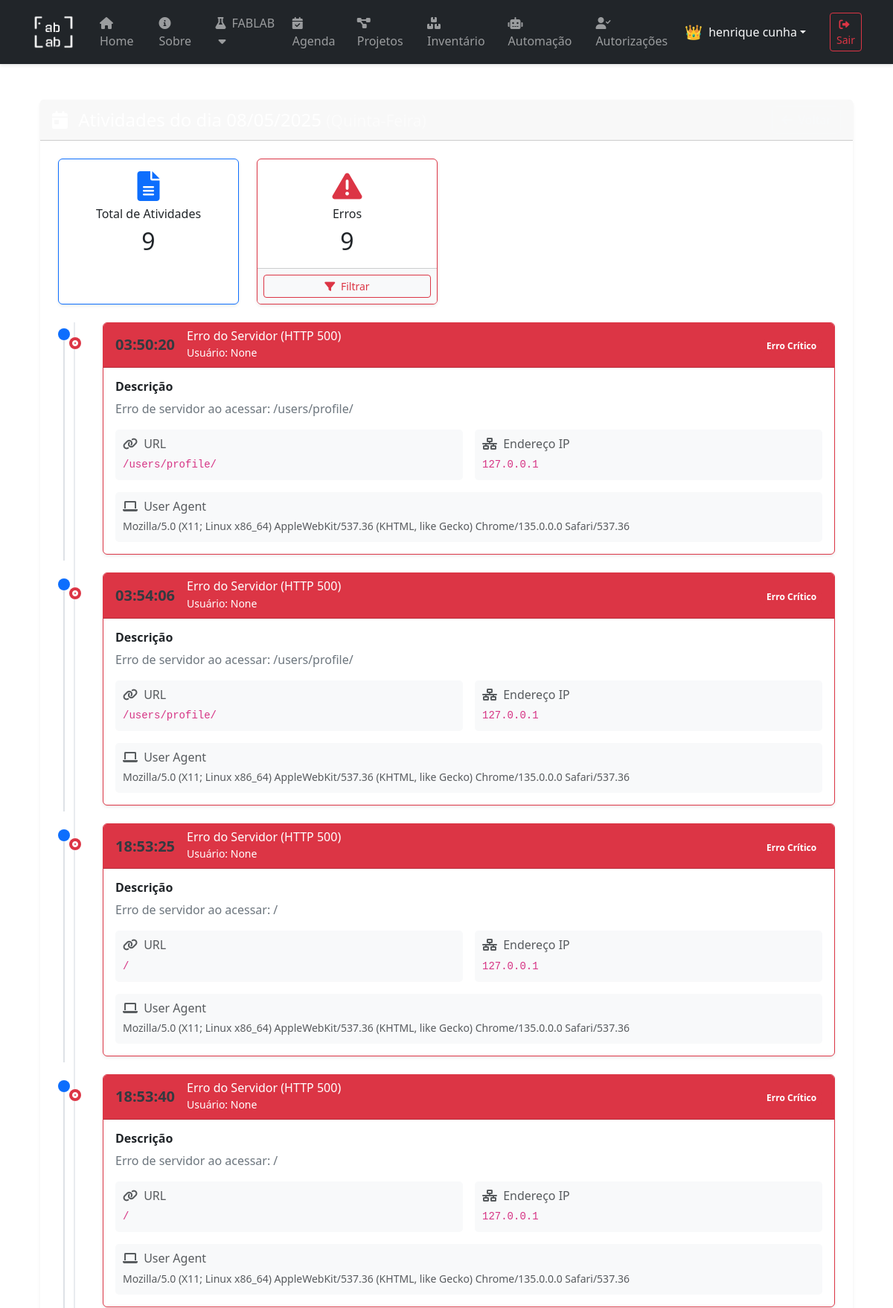
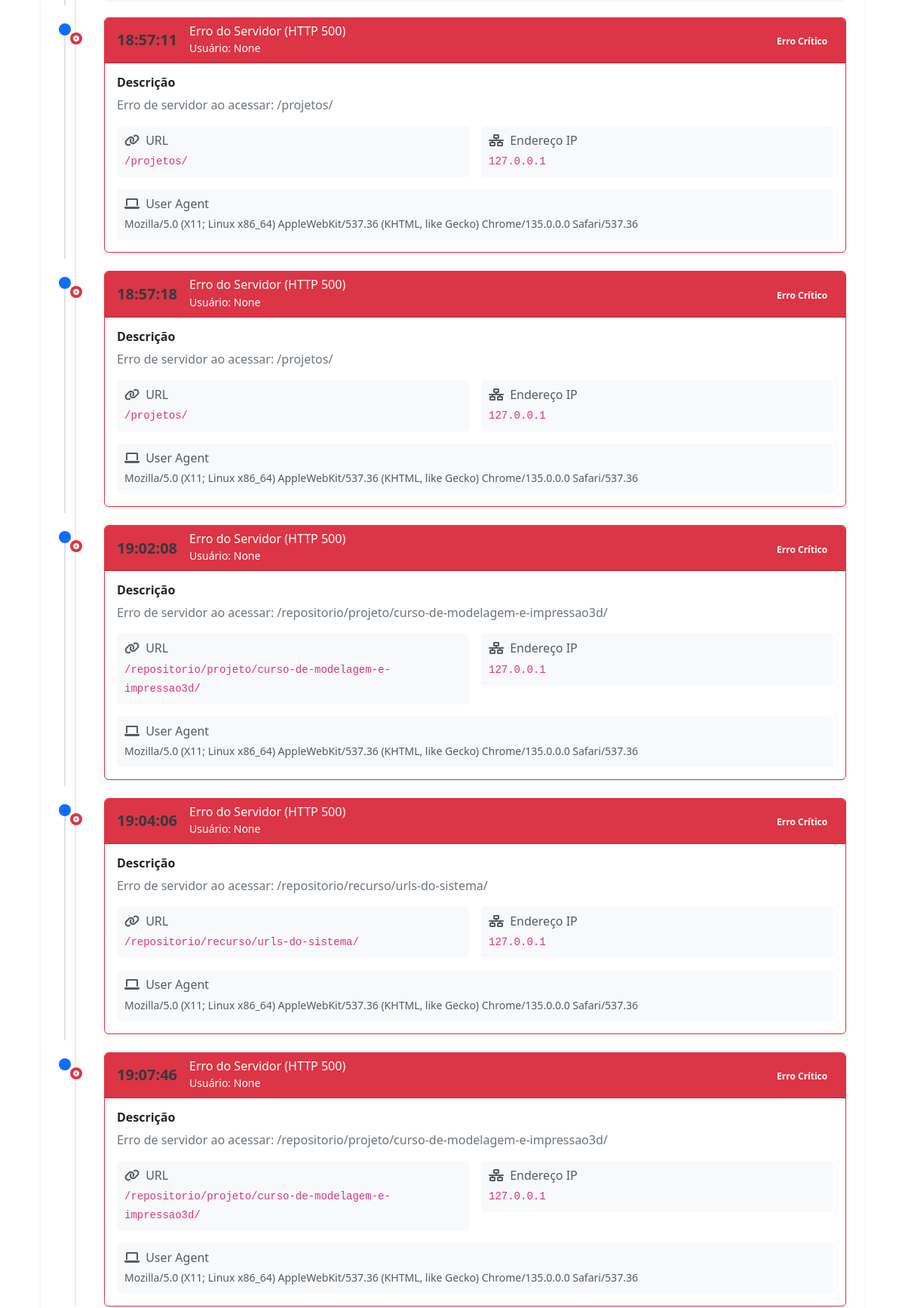
The page /logs/log/8/5/2025/ (signed in, upper part) on the database its author committed (2 pictures, top to bottom).
### users/models.py (models this page shows, shortened)
class CustomUser(AbstractUser):
    username = None
    first_name = models.CharField(_("first name"), max_length=150, blank=False)
    last_name = models.CharField(_("last name"), max_length=150, blank=False)
    email = models.EmailField(_("email address"), blank=False, unique=True,
                              error_messages={"unique": _("Um usuário com este email já está cadastrado.")})
    id = models.CharField(_("matricula"),
        max_length=13,
        unique=True,
        primary_key=True,
        help_text=_(
            "Seu número de matrícula do SUAP ou SIAPE. Apenas números."
        ),
        error_messages={
            "unique": _("Um usuário com este número de matrícula já está cadastrado.")
        }
    )
    USERNAME_FIELD = "id"
    REQUIRED_FIELDS = ["first_name", "last_name", "email"]
    objects = CustomUserManager()

### logs/models.py (models this page shows, shortened)
class Action(models.Model):
    class SeverityLevel(models.TextChoices):
        INFO = 'info', _('Informação')
        WARNING = 'warning', _('Atenção')
        ERROR = 'error', _('Erro')
        CRITICAL = 'critical', _('Crítico')
        SECURITY = 'security', _('Segurança')
    author = models.CharField(max_length=255, null=True, blank=True)
    type = models.CharField(max_length=255)
    description = models.TextField()
    date = models.DateField()
    time = models.TimeField()
    url = models.CharField(max_length=255, blank=True, null=True)
    severity = models.CharField(
        max_length=20,
        choices=SeverityLevel.choices,
        default=SeverityLevel.INFO
    )
    ip_address = models.GenericIPAddressField(null=True, blank=True)
    user_agent = models.TextField(blank=True, null=True)
    class Meta:
        ordering = ['date', 'time']
        indexes = [
            models.Index(fields=['date']),
            models.Index(fields=['severity']),
        ]

### logs/views.py (the view)
# urls.py: path('log/<int:day>/<int:month>/<int:year>/', views.logs_datepage, name='datepage'),
@user_passes_test(staff_check)
def logs_datepage(request, day, month, year):
    severity = request.GET.get('severity')
    actions_query = Action.objects.filter(date=date(year, month, day))
    if severity:
        actions_query = actions_query.filter(severity=severity)
    actions = [FormattedAction(action) for action in actions_query.order_by('time')]
    current_date = date(year, month, day)
    stats = {
        'total': actions_query.count(),
        'errors': actions_query.filter(severity__in=['error', 'critical']).count(),
        'warnings': actions_query.filter(severity='warning').count(),
        'security': actions_query.filter(severity='security').count(),
    }
    return render(request, 'logs/logs_datepage.html', {
        'actions': actions,
        'date': current_date,
        'stats': stats,
        'active_severity': severity,
    })

### logs/templates/logs/logs_datepage.html (shortened to what this page needs)
{% extends 'layout.html' %}
{% block content %}
<div class="container-fluid py-4">
    <div class="row mb-4">
        <div class="col-12">
            <div class="card shadow-sm border-0">
                <div class="card-header bg-gradient-primary text-white">
                    <div class="d-flex justify-content-between align-items-center">
                        <h4 class="mb-0">
                            <i class="fas fa-calendar-day me-2"></i>
                            <small class="text-white-50">({{ date|date:"l"|title }})</small>
                        </h4>
                        <a href="{% url 'logs:index' %}" class="btn btn-outline-light">
                            <i class="fas fa-arrow-left me-1"></i> Voltar
                        </a>
                    </div>
                </div>
                <div class="card-body p-4">
                    <div class="row gx-4 mb-4">
                        <div class="col-md-3">
                            <div class="card shadow-sm border-primary h-100">
                                <div class="card-body text-center">
                                    <h5 class="text-primary mb-0"><i class="fas fa-file-alt fa-2x"></i></h5>
                                    <h6 class="mt-2 mb-0">Total de Atividades</h6>
                                    <h2 class="mt-2 mb-0">{{ stats.total }}</h2>
                                </div>
                            </div>
                        </div>
                        {% if stats.errors > 0 %}
                        <div class="col-md-3">
                            <div class="card shadow-sm border-danger h-100">
                                <div class="card-body text-center">
                                    <h5 class="text-danger mb-0"><i class="fas fa-exclamation-triangle fa-2x"></i></h5>
                                    <h6 class="mt-2 mb-0">Erros</h6>
                                    <h2 class="mt-2 mb-0">{{ stats.errors }}</h2>
                                </div>
                                <div class="card-footer bg-light p-2 text-center">
                                    <a href="?severity=error" class="btn btn-sm btn-outline-danger w-100 {% if active_severity == 'error' %}active{% endif %}">
                                        <i class="fas fa-filter me-1"></i> Filtrar
                                    </a>
                                </div>
                            </div>
                        </div>
                        {% endif %}
                    </div>
                    <div class="timeline">
                        {% if actions %}
                            {% for action in actions %}
                                <div class="timeline-item mb-4">
                                    <div class="timeline-badge bg-{{ action.get_severity_class }}">
                                        {% if action.severity == 'error' or action.severity == 'critical' %}
                                            <i class="fas fa-times-circle text-white"></i>
                                        {% elif action.severity == 'warning' %}
                                            <i class="fas fa-exclamation-circle text-white"></i>
                                        {% elif action.severity == 'security' %}
                                            <i class="fas fa-shield-alt text-white"></i>
                                        {% else %}
                                            <i class="fas fa-info-circle text-white"></i>
                                        {% endif %}
                                    </div>
                                    <div class="card shadow-sm border-{% if action.is_error %}danger{% elif action.is_warning %}warning{% elif action.is_security %}dark{% else %}primary{% endif %}">
                                        <div class="card-header d-flex justify-content-between align-items-center {% if action.is_error %}bg-danger text-white{% elif action.is_warning %}bg-warning{% elif action.is_security %}bg-dark text-white{% else %}bg-light{% endif %}">
                                            <div class="d-flex align-items-center">
                                                <div class="me-3">
                                                    <h5 class="mb-0">{{ action.time }}</h5>
                                                </div>
                                                <div>
                                                    <h6 class="mb-0">{{ action.type }}</h6>
                                                    <small>Usuário: {{ action.author }}</small>
                                                </div>
                                            </div>
                                            <div>
                                                {% if action.severity == 'error' %}
                                                    <span class="badge bg-danger text-white">Erro</span>
                                                {% elif action.severity == 'critical' %}
                                                    <span class="badge bg-danger text-white">Erro Crítico</span>
                                                {% elif action.severity == 'warning' %}
                                                    <span class="badge bg-warning text-dark">Atenção</span>
                                                {% elif action.severity == 'security' %}
                                                    <span class="badge bg-dark text-white">Segurança</span>
                                                {% else %}
                                                    <span class="badge bg-primary">Informação</span>
                                                {% endif %}
                                            </div>
                                        </div>
                                        <div class="card-body">
                                            <div class="row">
                                                <div class="col-md-12">
                                                    <div class="description mb-3">
                                                        <h6 class="fw-bold mb-2">Descrição</h6>
                                                        <p class="mb-0">{{ action.description|linebreaksbr }}</p>
                                                    </div>
                                                    <div class="row g-3">
                                                        {% if action.url %}
                                                        <div class="col-md-6">
                                                            <div class="details-item">
                                                                <h6 class="text-muted mb-1"><i class="fas fa-link me-1"></i> URL</h6>
                                                                <code>{{ action.url }}</code>
                                                            </div>
                                                        </div>
                                                        {% endif %}
                                                        {% if action.ip_address %}
                                                        <div class="col-md-6">
                                                            <div class="details-item">
                                                                <h6 class="text-muted mb-1"><i class="fas fa-network-wired me-1"></i> Endereço IP</h6>
                                                                <code>{{ action.ip_address }}</code>
                                                            </div>
                                                        </div>
                                                        {% endif %}
                                                        {% if action.user_agent %}
                                                        <div class="col-12">
                                                            <div class="details-item">
                                                                <h6 class="text-muted mb-1"><i class="fas fa-laptop me-1"></i> User Agent</h6>
                                                                <small class="text-muted">{{ action.user_agent }}</small>
                                                            </div>
                                                        </div>
                                                        {% endif %}
                                                    </div>
                                                </div>
                                            </div>
                                        </div>
                                    </div>
                                </div>
                            {% endfor %}
                        {% else %}
                            <div class="alert alert-info">
                                <i class="fas fa-info-circle me-2"></i>
                                Nenhuma atividade encontrada para esta data {% if active_severity %}com o filtro selecionado{% endif %}.
                            </div>
                        {% endif %}
                    </div>
                </div>
            </div>
        </div>
    </div>
</div>
{% endblock %}

### templates/layout.html (shortened to what this page needs)
{% load static %}
<!DOCTYPE html>
<html lang="pt-br" class="h-100">
  <head>
    <link rel="stylesheet" href="{% static 'style.css' %}">
    <link href="https://cdn.jsdelivr.net/npm/bootstrap@5.3.3/dist/css/bootstrap.min.css" rel="stylesheet">
    <link rel="stylesheet" href="https://cdnjs.cloudflare.com/ajax/libs/font-awesome/6.0.0-beta3/css/all.min.css">
  </head>
  <body class="d-flex flex-column min-vh-100">
    <nav class="navbar navbar-expand-lg navbar-dark bg-dark sticky-top">
      <div class="container">
        <a class="navbar-brand d-flex align-items-center" href="/" aria-label="FABLAB IFMT Home">
          <img src="{% static 'images/logo_branco.png' %}" alt="Logo FABLAB" style="height: 60px;" class="me-2">
        </a>
        <div class="collapse navbar-collapse" id="navbarColor02">
          <ul class="navbar-nav me-auto">
            <li class="nav-item">
              <a class="nav-link" href="/">
                <i class="fas fa-home me-1"></i> Home
              </a>
            </li>
            <li class="nav-item">
              <a class="nav-link" href="/about">
                <i class="fas fa-info-circle me-1"></i> Sobre
              </a>
            </li>
            <li class="nav-item project">
              <a class="nav-link">
                <i class="fas fa-flask me-1"></i> FABLAB <i class="fas fa-caret-down ms-1"></i>
              </a>
            </li>
            {% if user.is_authenticated %}
            <li class="nav-item">
              <a class="nav-link agenda-with-notification" href="{% url 'logs:agenda_home' %}">
                <i class="fas fa-calendar-check me-1"></i> Agenda
              </a>
            </li>
            {% endif %}
            <li class="nav-item project">
              <a class="nav-link" {% if user.is_staff %}href="{% url 'projetos:lista' %}"{% endif %}>
                <i class="fas fa-project-diagram me-1"></i> Projetos {% if not user.is_staff %}<i class="fas fa-lock ms-1 text-muted small"></i>{% endif %}
              </a>
            </li>
            {% if user.is_authenticated and user.is_staff %}
              <li class="nav-item">
                <a class="nav-link" href="{% url 'inventario:dashboard' %}">
                  <i class="fas fa-boxes me-1"></i> Inventário
                </a>
              </li>
            {% endif %}
            {% if user.is_authenticated and user.is_staff %}
              <li class="nav-item">
                <a class="nav-link" href="{% url 'Controle_ar:automacao_home' %}">
                  <i class="fas fa-robot me-1"></i> Automação
                </a>
              </li>
            {% endif %}
            {% if user.is_authenticated and user.is_superuser %}
              <li class="nav-item">
                <a class="nav-link" href="{% url 'users:pending_registrations' %}">
                  <i class="fas fa-user-check me-1"></i> Autorizações
                </a>
              </li>
            {% endif %}
          </ul>
          <div class="d-flex align-items-center">
            {% if user.is_authenticated %}
              <div class="dropdown">
                <div class="user-welcome text-light dropdown-toggle" id="userMenu" data-bs-toggle="dropdown" aria-expanded="false" style="cursor: pointer;">
                  <span class="user-role">{% if user.is_staff %}👑{% endif %}</span>
                  <span>{{user.first_name}} {{user.last_name}}</span>
                </div>
              </div>
              <form action="{% url 'users:logout' %}" method="post" class="ms-3">
                <button class="btn btn-outline-danger btn-sm" type="submit">
                  <i class="fas fa-sign-out-alt me-1"></i> Sair
                </button>
              </form>
            {% endif %}
          </div>
        </div>
      </div>
    </nav>
    <main class="container py-4">
      {% block content %}{% endblock %}
    </main>
  </body>
</html>

### rows shown on the page
CustomUser: first_name "henrique", last_name "cunha"
Action: severity "critical" (drawn), type "Erro do Servidor (HTTP 500)", description "Erro de servidor ao acessar: /users/profile/", url "/users/profile/", ip_address "127.0.0.1", user_agent "Mozilla/5.0 (X11; Linux x86_64) AppleWebKit/537.36 (KHTML, like Gecko) Chrome/135.0.0.0 Safari/537.36"
Action: severity "critical" (drawn), type "Erro do Servidor (HTTP 500)", description "Erro de servidor ao acessar: /users/profile/", url "/users/profile/", ip_address "127.0.0.1", user_agent "Mozilla/5.0 (X11; Linux x86_64) AppleWebKit/537.36 (KHTML, like Gecko) Chrome/135.0.0.0 Safari/537.36"
Action: severity "critical" (drawn), type "Erro do Servidor (HTTP 500)", description "Erro de servidor ao acessar: /", ip_address "127.0.0.1", user_agent "Mozilla/5.0 (X11; Linux x86_64) AppleWebKit/537.36 (KHTML, like Gecko) Chrome/135.0.0.0 Safari/537.36"
Action: severity "critical" (drawn), type "Erro do Servidor (HTTP 500)", description "Erro de servidor ao acessar: /", ip_address "127.0.0.1", user_agent "Mozilla/5.0 (X11; Linux x86_64) AppleWebKit/537.36 (KHTML, like Gecko) Chrome/135.0.0.0 Safari/537.36"
Action: severity "critical" (drawn), type "Erro do Servidor (HTTP 500)", description "Erro de servidor ao acessar: /projetos/", url "/projetos/", ip_address "127.0.0.1", user_agent "Mozilla/5.0 (X11; Linux x86_64) AppleWebKit/537.36 (KHTML, like Gecko) Chrome/135.0.0.0 Safari/537.36"
Action: severity "critical" (drawn), type "Erro do Servidor (HTTP 500)", description "Erro de servidor ao acessar: /projetos/", url "/projetos/", ip_address "127.0.0.1", user_agent "Mozilla/5.0 (X11; Linux x86_64) AppleWebKit/537.36 (KHTML, like Gecko) Chrome/135.0.0.0 Safari/537.36"
Action: severity "critical" (drawn), type "Erro do Servidor (HTTP 500)", description "Erro de servidor ao acessar: /repositorio/projeto/curso-de-modelagem-e-impressao3d/", url "/repositorio/projeto/curso-de-modelagem-e-impressao3d/", ip_address "127.0.0.1", user_agent "Mozilla/5.0 (X11; Linux x86_64) AppleWebKit/537.36 (KHTML, like Gecko) Chrome/135.0.0.0 Safari/537.36"
Action: severity "critical" (drawn), type "Erro do Servidor (HTTP 500)", description "Erro de servidor ao acessar: /repositorio/recurso/urls-do-sistema/", url "/repositorio/recurso/urls-do-sistema/", ip_address "127.0.0.1", user_agent "Mozilla/5.0 (X11; Linux x86_64) AppleWebKit/537.36 (KHTML, like Gecko) Chrome/135.0.0.0 Safari/537.36"
Action: severity "critical" (drawn), type "Erro do Servidor (HTTP 500)", description "Erro de servidor ao acessar: /repositorio/projeto/curso-de-modelagem-e-impressao3d/", url "/repositorio/projeto/curso-de-modelagem-e-impressao3d/", ip_address "127.0.0.1", user_agent "Mozilla/5.0 (X11; Linux x86_64) AppleWebKit/537.36 (KHTML, like Gecko) Chrome/135.0.0.0 Safari/537.36"

### other values the page prints
{{ stats.total }} "9"
{{ stats.errors }} "9"
{{ action.time }} "03:50:20" "03:54:06" "18:53:25" "18:53:40" "18:57:11" "18:57:18" "19:02:08" "19:04:06" "19:07:46"
{{ action.author }} "None" "None" "None" "None" "None" "None" "None" "None" "None"
{{ action.url }} "/" "/"
